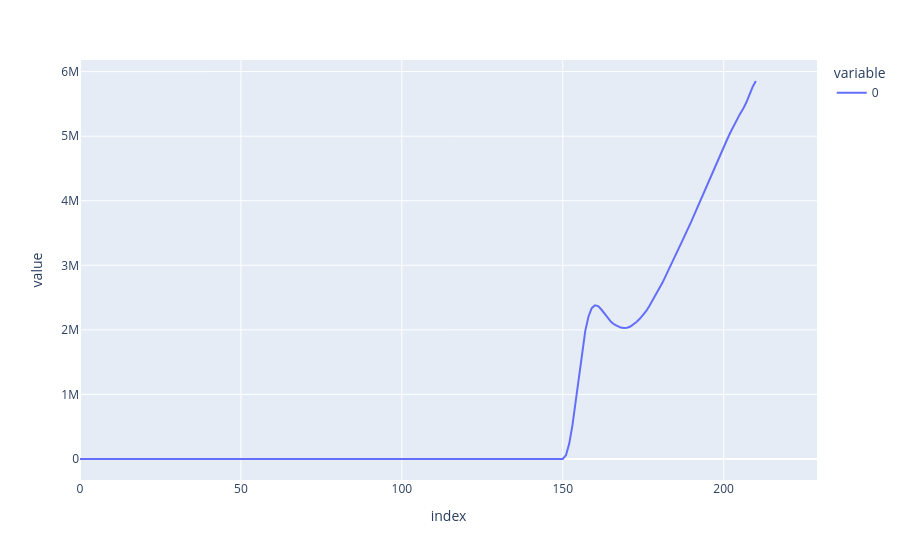

Write notebook code for a chart like this one.
### Code cell
pd.DataFrame(results["flows"]["detection"].sum(to_dims="time").data).plot()

### Figure 1 — Plotly figure (JSON) as saved in the notebook; plotly's stock layout.template omitted (floating-point values rounded to 4 significant figures; data arrays with more than 128 entries replaced by an {"elided": "..."} marker saying what was removed)
{"data": [{"hovertemplate": "variable=0<br>index=%{x}<br>value=%{y}<extra></extra>", "legendgroup": "0", "line": {"color": "#636efa", "dash": "solid"}, "marker": {"symbol": "circle"}, "mode": "lines", "name": "0", "orientation": "v", "showlegend": true, "type": "scatter", "x": {"elided": "230 int values"}, "xaxis": "x", "y": {"elided": "230 float values"}, "yaxis": "y"}], "layout": {"legend": {"title": {"text": "variable"}, "tracegroupgap": 0}, "margin": {"t": 60}, "xaxis": {"anchor": "y", "domain": [0, 1], "title": {"text": "index"}}, "yaxis": {"anchor": "x", "domain": [0, 1], "title": {"text": "value"}}}}
